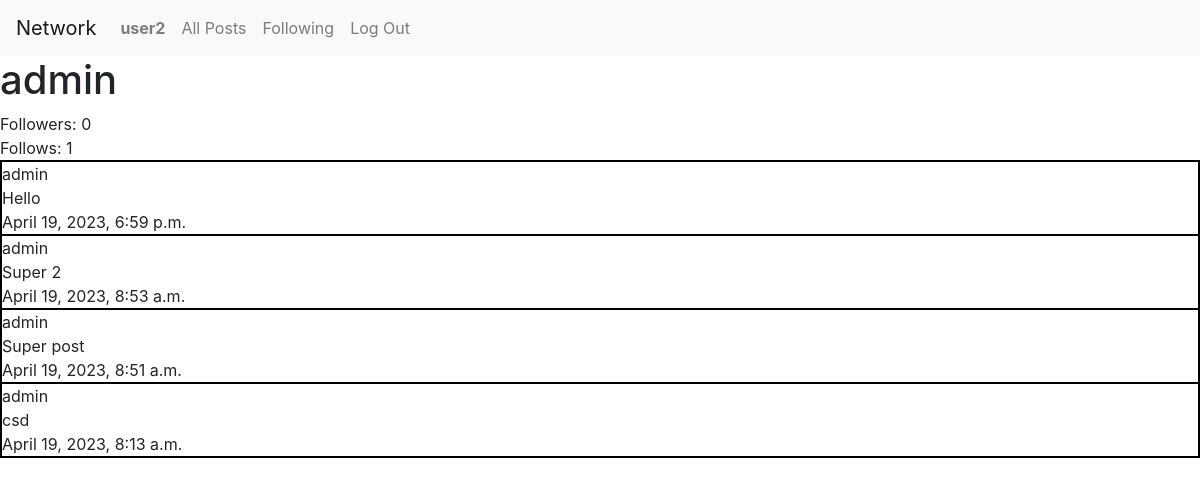
/profile/admin (signed in), run on the app's committed database.
### network/models.py (models this page shows, shortened)
class User(AbstractUser):
    pass

class Post(models.Model):
    body = models.CharField(max_length=640)                                         # Post text
    date = models.DateTimeField(auto_now_add=True)                                  # Creation date
    date_edit = models.DateTimeField(auto_now=True, blank=True)                     # Edit date
    user = models.ForeignKey(User, on_delete=models.CASCADE)                        # User
    likes = models.ManyToManyField(User, blank=True, related_name="users_likes")    # Likes

### network/views.py (the view)
# urls.py: path("profile/<str:user>", views.profile, name="profile"),
def profile(request, user):
    user = get_object_or_404(User, username=user)
    try:
        posts = Post.objects.filter(user = user)
        posts = posts.order_by("-date").all()
    except:
        posts = False
    try:
        user_followers = len(Follow.objects.filter(followed_users = user))
    except:
        user_followers = 0
    try:
        user_follows = len(Follow.objects.get(user = user).followed_users.all())
    except:
        user_follows = 0
    current_user = False
    if user.username == str(request.user):
        current_user = True
    return render(request, "network/profile.html",{
        "user_name": user.username,
        "user_posts": posts,
        "user_follows": user_follows,
        "user_followers": user_followers,
        "current_user": current_user,
        })

### network/templates/network/profile.html (shortened to what this page needs)
{% extends "network/layout.html" %}
{% block body %}
<div id="profile_div">
    <div id="profile_title"><h1>{{ user_name }}</h1></div>
    <div id="profile_followers">Followers: <span id="user_followers">{{ user_followers }}</span></div>
    <div id="profile_following">Follows: {{ user_follows }}</div>
    <div id="profile_posts">
        <div id="all_posts">
            {% if user_posts %}
                {% for post in user_posts %}
                <div class="post">
                    <div class="post_user">{{ post.user }}</div>
                    <div class="post_body">{{ post.body }}</div>
                    <div class="post_date">{{ post.date }}</div>
                </div>
                {% endfor %}
            {% else %}
                There are no posts!
            {% endif %}
        </div>
    </div>
</div>
{% endblock %}

### network/templates/network/layout.html (shortened to what this page needs)
{% load static %}
<!DOCTYPE html>
<html lang="en">
    <head>
        <link rel="stylesheet" href="https://stackpath.bootstrapcdn.com/bootstrap/4.4.1/css/bootstrap.min.css">
        <link href="{% static 'network/styles.css' %}" rel="stylesheet">
    </head>
    <body>
        <nav class="navbar navbar-expand-lg navbar-light bg-light">
            <a class="navbar-brand" href="#">Network</a>
            <div>
              <ul class="navbar-nav mr-auto">
                {% if user.is_authenticated %}
                    <li class="nav-item">
                        <a class="nav-link" href="{% url 'profile' user %}"><strong>{{ user.username }}</strong></a>
                    </li>
                {% endif %}
                <li class="nav-item">
                  <a class="nav-link" href="{% url 'index' %}">All Posts</a>
                </li>
                {% if user.is_authenticated %}
                    <li class="nav-item">
                        <a class="nav-link" href="{% url 'following' %}">Following</a>
                    </li>
                    <li class="nav-item">
                        <a class="nav-link" href="{% url 'logout' %}">Log Out</a>
                    </li>
                {% endif %}
              </ul>
            </div>
          </nav>
        <div class="body">
            {% block body %}
            {% endblock %}
        </div>
    </body>
</html>

### network/static/network/styles.css (style rules this page uses)
#all_posts { border: 1px solid black; }
.post { border: 1px solid black; }

### data on the page
User: username "user2"
User: username "admin"
Post: user "admin", body "Hello", date "April 19, 2023, 6:59 p.m."
Post: user "admin", body "Super 2", date "April 19, 2023, 8:53 a.m."
Post: user "admin", body "Super post", date "April 19, 2023, 8:51 a.m."
Post: user "admin", body "csd", date "April 19, 2023, 8:13 a.m."

### other printed values
{{ user_followers }} "0"
{{ user_follows }} "1"
